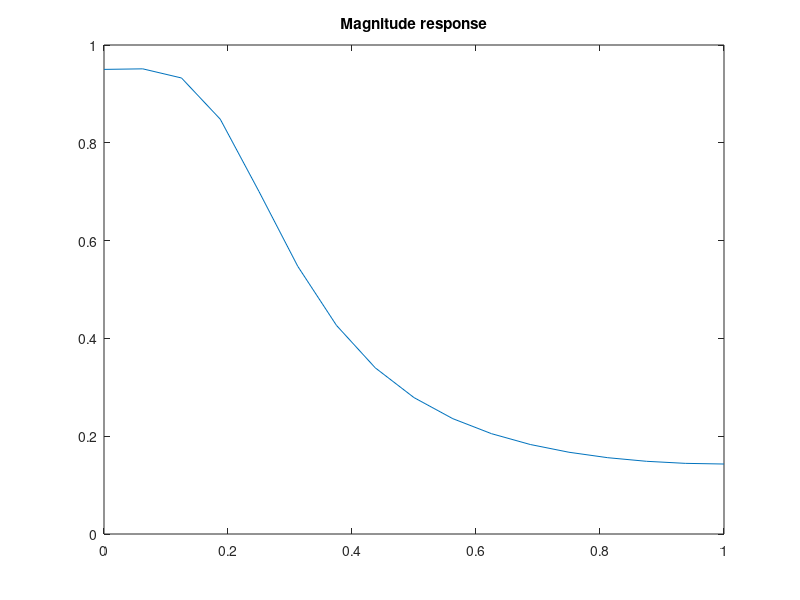

This figure's MATLAB source:
%The specification of the desired low-pass digital butterworth filter is
% 0.7<=(H(w))<=1.0; 0<w<=0.25pi
% (H(w))<=0.24; 0.5pi<=w<=pi
%T=1s


clc;
clear all;
close all;

Ap=0.7;
As=0.24;
omega_p=0.25*pi;
omega_s=0.5*pi;
T=1;
Kp= -20*log10(Ap);
Ks= -20*log10(As);
P_a=omega_p/T;
S_a=omega_s/T;
[N,CF]= buttord(P_a,S_a,Kp,Ks,'s');
[B,A]=butter(N,CF,'s');
HS=tf(B,A);
[num,den]=impinvar(B,A,1/T);
Hz=tf(num,den,T);
w=0:pi/16:pi;
Hw=freqz(num,den,w);
Hw_mag=abs(Hw);
plot(w/pi,Hw_mag);
title('Magnitude response');








